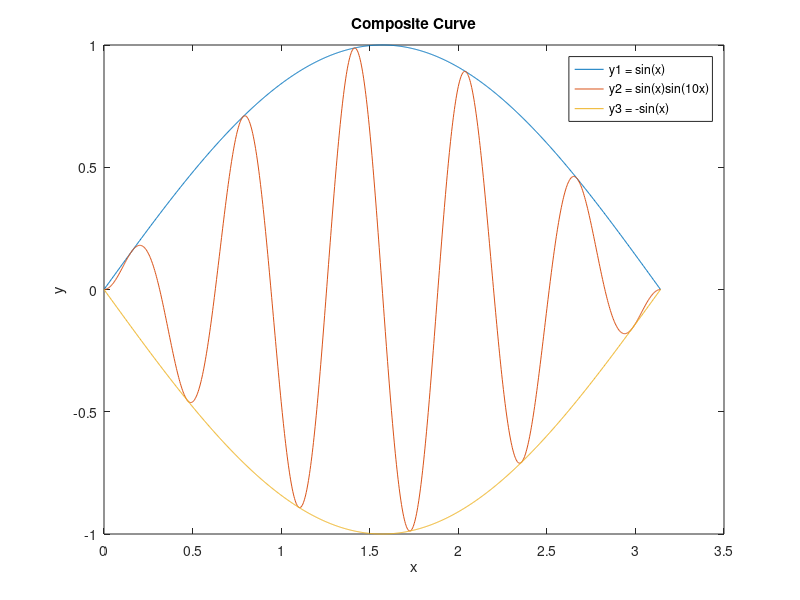

Source code (MATLAB):
% 作出下列函数图像
% (7) 三条曲线合成图 y1 = sinx, y2 = sinxsin(10x), y3 = -sinx, 0 < x < π

% 定义x的范围
x = linspace(0, pi, 1000);

% 计算y的值
y1 = sin(x);
y2 = sin(x) .* sin(10*x);
y3 = -sin(x);

% 绘制曲线
plot(x, y1, x, y2, x, y3);
title('Composite Curve');
xlabel('x');
ylabel('y');
legend('y1 = sin(x)', 'y2 = sin(x)sin(10x)', 'y3 = -sin(x)');
